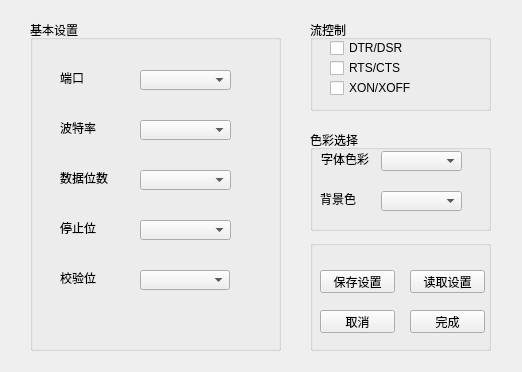
<?xml version="1.0" encoding="UTF-8"?>
<ui version="4.0">
 <class>serial</class>
 <widget class="QWidget" name="serial">
  <property name="geometry">
   <rect>
    <x>0</x>
    <y>0</y>
    <width>522</width>
    <height>372</height>
   </rect>
  </property>
  <property name="windowTitle">
   <string>串口配置</string>
  </property>
  <widget class="QGroupBox" name="groupBox">
   <property name="geometry">
    <rect>
     <x>30</x>
     <y>20</y>
     <width>251</width>
     <height>331</height>
    </rect>
   </property>
   <property name="title">
    <string>基本设置</string>
   </property>
   <widget class="QComboBox" name="ser_port">
    <property name="geometry">
     <rect>
      <x>110</x>
      <y>50</y>
      <width>91</width>
      <height>20</height>
     </rect>
    </property>
   </widget>
   <widget class="QLabel" name="label">
    <property name="geometry">
     <rect>
      <x>30</x>
      <y>50</y>
      <width>24</width>
      <height>16</height>
     </rect>
    </property>
    <property name="text">
     <string>端口</string>
    </property>
   </widget>
   <widget class="QComboBox" name="ser_buad">
    <property name="geometry">
     <rect>
      <x>110</x>
      <y>100</y>
      <width>91</width>
      <height>20</height>
     </rect>
    </property>
   </widget>
   <widget class="QLabel" name="label_2">
    <property name="geometry">
     <rect>
      <x>30</x>
      <y>100</y>
      <width>36</width>
      <height>16</height>
     </rect>
    </property>
    <property name="text">
     <string>波特率</string>
    </property>
   </widget>
   <widget class="QComboBox" name="ser_bits">
    <property name="geometry">
     <rect>
      <x>110</x>
      <y>150</y>
      <width>91</width>
      <height>20</height>
     </rect>
    </property>
   </widget>
   <widget class="QLabel" name="label_3">
    <property name="geometry">
     <rect>
      <x>30</x>
      <y>150</y>
      <width>48</width>
      <height>16</height>
     </rect>
    </property>
    <property name="text">
     <string>数据位数</string>
    </property>
   </widget>
   <widget class="QComboBox" name="ser_stop">
    <property name="geometry">
     <rect>
      <x>110</x>
      <y>200</y>
      <width>91</width>
      <height>20</height>
     </rect>
    </property>
   </widget>
   <widget class="QLabel" name="label_4">
    <property name="geometry">
     <rect>
      <x>30</x>
      <y>200</y>
      <width>36</width>
      <height>16</height>
     </rect>
    </property>
    <property name="text">
     <string>停止位</string>
    </property>
   </widget>
   <widget class="QLabel" name="label_7">
    <property name="geometry">
     <rect>
      <x>30</x>
      <y>250</y>
      <width>36</width>
      <height>16</height>
     </rect>
    </property>
    <property name="text">
     <string>校验位</string>
    </property>
   </widget>
   <widget class="QComboBox" name="ser_pari">
    <property name="geometry">
     <rect>
      <x>110</x>
      <y>250</y>
      <width>90</width>
      <height>20</height>
     </rect>
    </property>
   </widget>
  </widget>
  <widget class="QGroupBox" name="groupBox_2">
   <property name="geometry">
    <rect>
     <x>310</x>
     <y>20</y>
     <width>181</width>
     <height>91</height>
    </rect>
   </property>
   <property name="title">
    <string>流控制</string>
   </property>
   <widget class="QCheckBox" name="ser_dtr">
    <property name="geometry">
     <rect>
      <x>20</x>
      <y>20</y>
      <width>111</width>
      <height>16</height>
     </rect>
    </property>
    <property name="text">
     <string>DTR/DSR</string>
    </property>
   </widget>
   <widget class="QCheckBox" name="ser_rts">
    <property name="geometry">
     <rect>
      <x>20</x>
      <y>40</y>
      <width>111</width>
      <height>16</height>
     </rect>
    </property>
    <property name="text">
     <string>RTS/CTS</string>
    </property>
   </widget>
   <widget class="QCheckBox" name="ser_xon">
    <property name="geometry">
     <rect>
      <x>20</x>
      <y>60</y>
      <width>111</width>
      <height>16</height>
     </rect>
    </property>
    <property name="text">
     <string>XON/XOFF</string>
    </property>
   </widget>
  </widget>
  <widget class="QGroupBox" name="groupBox_3">
   <property name="geometry">
    <rect>
     <x>310</x>
     <y>130</y>
     <width>181</width>
     <height>101</height>
    </rect>
   </property>
   <property name="title">
    <string>色彩选择</string>
   </property>
   <widget class="QLabel" name="label_6">
    <property name="geometry">
     <rect>
      <x>10</x>
      <y>61</y>
      <width>36</width>
      <height>16</height>
     </rect>
    </property>
    <property name="text">
     <string>背景色</string>
    </property>
   </widget>
   <widget class="QComboBox" name="set_back">
    <property name="geometry">
     <rect>
      <x>71</x>
      <y>61</y>
      <width>81</width>
      <height>20</height>
     </rect>
    </property>
   </widget>
   <widget class="QLabel" name="label_5">
    <property name="geometry">
     <rect>
      <x>11</x>
      <y>21</y>
      <width>48</width>
      <height>16</height>
     </rect>
    </property>
    <property name="text">
     <string>字体色彩</string>
    </property>
   </widget>
   <widget class="QComboBox" name="ser_font">
    <property name="geometry">
     <rect>
      <x>71</x>
      <y>21</y>
      <width>81</width>
      <height>20</height>
     </rect>
    </property>
   </widget>
  </widget>
  <widget class="QGroupBox" name="groupBox_4">
   <property name="geometry">
    <rect>
     <x>310</x>
     <y>240</y>
     <width>181</width>
     <height>111</height>
    </rect>
   </property>
   <property name="title">
    <string/>
   </property>
   <widget class="QPushButton" name="ser_cancel">
    <property name="geometry">
     <rect>
      <x>10</x>
      <y>70</y>
      <width>75</width>
      <height>23</height>
     </rect>
    </property>
    <property name="text">
     <string>取消</string>
    </property>
   </widget>
   <widget class="QPushButton" name="ser_load">
    <property name="geometry">
     <rect>
      <x>100</x>
      <y>30</y>
      <width>75</width>
      <height>23</height>
     </rect>
    </property>
    <property name="text">
     <string>读取设置</string>
    </property>
   </widget>
   <widget class="QPushButton" name="ser_save">
    <property name="geometry">
     <rect>
      <x>10</x>
      <y>30</y>
      <width>75</width>
      <height>23</height>
     </rect>
    </property>
    <property name="text">
     <string>保存设置</string>
    </property>
   </widget>
   <widget class="QPushButton" name="ser_finish">
    <property name="geometry">
     <rect>
      <x>100</x>
      <y>70</y>
      <width>75</width>
      <height>23</height>
     </rect>
    </property>
    <property name="text">
     <string>完成</string>
    </property>
   </widget>
  </widget>
 </widget>
 <resources/>
 <connections/>
</ui>
